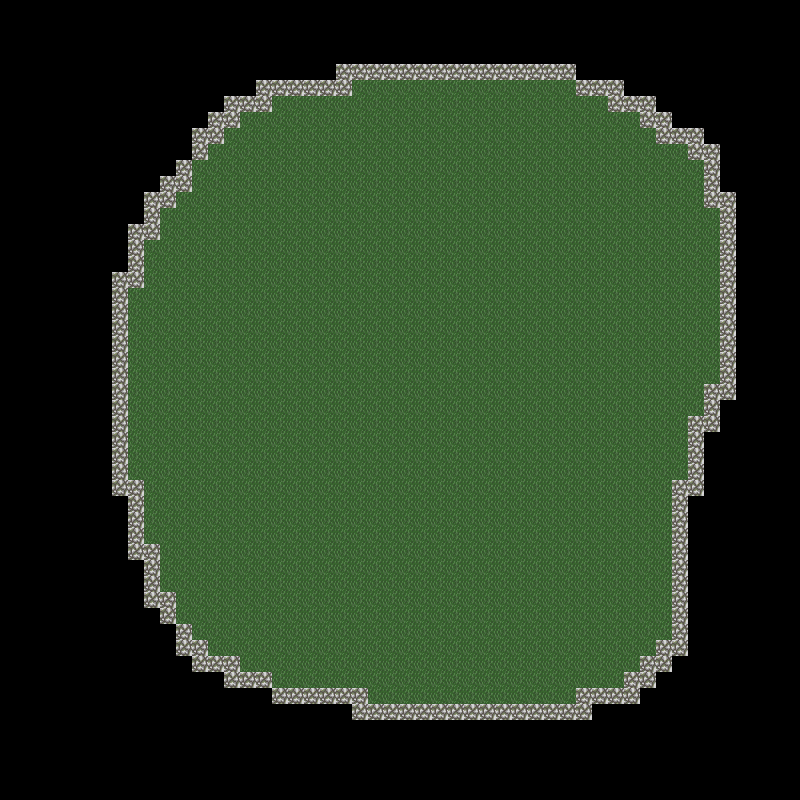

The image is a tile-based game level rendered from a .tmx file. Its description and complete source (layers, tilesets, objects, tile grids) follow:
An orthogonal 50x50 tile map with 16x16 px tiles, 1 tile layer (first tiles).

<map version="1.5" tiledversion="1.7.1" orientation="orthogonal" renderorder="left-up" width="50" height="50" tilewidth="16" tileheight="16" infinite="0" nextlayerid="2" nextobjectid="1">
 <tileset firstgid="1" source="tiles_forest.tsx" />
 <layer id="1" name="first tiles" width="50" height="50">
  <data encoding="csv">
1,1,1,1,1,1,1,1,1,1,1,1,1,1,1,1,1,1,1,1,1,1,1,1,1,1,1,1,1,1,1,1,1,1,1,1,1,1,1,1,1,1,1,1,1,1,1,1,1,1,
1,1,1,1,1,1,1,1,1,1,1,1,1,1,1,1,1,1,1,1,1,1,1,1,1,1,1,1,1,1,1,1,1,1,1,1,1,1,1,1,1,1,1,1,1,1,1,1,1,1,
1,1,1,1,1,1,1,1,1,1,1,1,1,1,1,1,1,1,1,1,1,1,1,1,1,1,1,1,1,1,1,1,1,1,1,1,1,1,1,1,1,1,1,1,1,1,1,1,1,1,
1,1,1,1,1,1,1,1,1,1,1,1,1,1,1,1,1,1,1,1,1,1,1,1,1,1,1,1,1,1,1,1,1,1,1,1,1,1,1,1,1,1,1,1,1,1,1,1,1,1,
1,1,1,1,1,1,1,1,1,1,1,1,1,1,1,1,1,1,1,1,1,17,17,17,17,17,17,17,17,17,17,17,17,17,17,17,1,1,1,1,1,1,1,1,1,1,1,1,1,1,
1,1,1,1,1,1,1,1,1,1,1,1,1,1,1,1,17,17,17,17,17,17,19,19,19,19,19,19,19,19,19,19,19,19,19,19,17,17,17,1,1,1,1,1,1,1,1,1,1,1,
1,1,1,1,1,1,1,1,1,1,1,1,1,1,17,17,17,19,19,19,19,19,19,19,19,19,19,19,19,19,19,19,19,19,19,19,19,19,17,17,17,1,1,1,1,1,1,1,1,1,
1,1,1,1,1,1,1,1,1,1,1,1,1,17,17,19,19,19,19,19,19,19,19,19,19,19,19,19,19,19,19,19,19,19,19,19,19,19,19,19,17,17,1,1,1,1,1,1,1,1,
1,1,1,1,1,1,1,1,1,1,1,1,17,17,19,19,19,19,19,19,19,19,19,19,19,19,19,19,19,19,19,19,19,19,19,19,19,19,19,19,19,17,17,17,1,1,1,1,1,1,
1,1,1,1,1,1,1,1,1,1,1,1,17,19,19,19,19,19,19,19,19,19,19,19,19,19,19,19,19,19,19,19,19,19,19,19,19,19,19,19,19,19,19,17,17,1,1,1,1,1,
1,1,1,1,1,1,1,1,1,1,1,17,19,19,19,19,19,19,19,19,19,19,19,19,19,19,19,19,19,19,19,19,19,19,19,19,19,19,19,19,19,19,19,19,17,1,1,1,1,1,
1,1,1,1,1,1,1,1,1,1,17,17,19,19,19,19,19,19,19,19,19,19,19,19,19,19,19,19,19,19,19,19,19,19,19,19,19,19,19,19,19,19,19,19,17,1,1,1,1,1,
1,1,1,1,1,1,1,1,1,17,17,19,19,19,19,19,19,19,19,19,19,19,19,19,19,19,19,19,19,19,19,19,19,19,19,19,19,19,19,19,19,19,19,19,17,17,1,1,1,1,
1,1,1,1,1,1,1,1,1,17,19,19,19,19,19,19,19,19,19,19,19,19,19,19,19,19,19,19,19,19,19,19,19,19,19,19,19,19,19,19,19,19,19,19,19,17,1,1,1,1,
1,1,1,1,1,1,1,1,17,17,19,19,19,19,19,19,19,19,19,19,19,19,19,19,19,19,19,19,19,19,19,19,19,19,19,19,19,19,19,19,19,19,19,19,19,17,1,1,1,1,
1,1,1,1,1,1,1,1,17,19,19,19,19,19,19,19,19,19,19,19,19,19,19,19,19,19,19,19,19,19,19,19,19,19,19,19,19,19,19,19,19,19,19,19,19,17,1,1,1,1,
1,1,1,1,1,1,1,1,17,19,19,19,19,19,19,19,19,19,19,19,19,19,19,19,19,19,19,19,19,19,19,19,19,19,19,19,19,19,19,19,19,19,19,19,19,17,1,1,1,1,
1,1,1,1,1,1,1,17,17,19,19,19,19,19,19,19,19,19,19,19,19,19,19,19,19,19,19,19,19,19,19,19,19,19,19,19,19,19,19,19,19,19,19,19,19,17,1,1,1,1,
1,1,1,1,1,1,1,17,19,19,19,19,19,19,19,19,19,19,19,19,19,19,19,19,19,19,19,19,19,19,19,19,19,19,19,19,19,19,19,19,19,19,19,19,19,17,1,1,1,1,
1,1,1,1,1,1,1,17,19,19,19,19,19,19,19,19,19,19,19,19,19,19,19,19,19,19,19,19,19,19,19,19,19,19,19,19,19,19,19,19,19,19,19,19,19,17,1,1,1,1,
1,1,1,1,1,1,1,17,19,19,19,19,19,19,19,19,19,19,19,19,19,19,19,19,19,19,19,19,19,19,19,19,19,19,19,19,19,19,19,19,19,19,19,19,19,17,1,1,1,1,
1,1,1,1,1,1,1,17,19,19,19,19,19,19,19,19,19,19,19,19,19,19,19,19,19,19,19,19,19,19,19,19,19,19,19,19,19,19,19,19,19,19,19,19,19,17,1,1,1,1,
1,1,1,1,1,1,1,17,19,19,19,19,19,19,19,19,19,19,19,19,19,19,19,19,19,19,19,19,19,19,19,19,19,19,19,19,19,19,19,19,19,19,19,19,19,17,1,1,1,1,
1,1,1,1,1,1,1,17,19,19,19,19,19,19,19,19,19,19,19,19,19,19,19,19,19,19,19,19,19,19,19,19,19,19,19,19,19,19,19,19,19,19,19,19,19,17,1,1,1,1,
1,1,1,1,1,1,1,17,19,19,19,19,19,19,19,19,19,19,19,19,19,19,19,19,19,19,19,19,19,19,19,19,19,19,19,19,19,19,19,19,19,19,19,19,17,17,1,1,1,1,
1,1,1,1,1,1,1,17,19,19,19,19,19,19,19,19,19,19,19,19,19,19,19,19,19,19,19,19,19,19,19,19,19,19,19,19,19,19,19,19,19,19,19,19,17,1,1,1,1,1,
1,1,1,1,1,1,1,17,19,19,19,19,19,19,19,19,19,19,19,19,19,19,19,19,19,19,19,19,19,19,19,19,19,19,19,19,19,19,19,19,19,19,19,17,17,1,1,1,1,1,
1,1,1,1,1,1,1,17,19,19,19,19,19,19,19,19,19,19,19,19,19,19,19,19,19,19,19,19,19,19,19,19,19,19,19,19,19,19,19,19,19,19,19,17,1,1,1,1,1,1,
1,1,1,1,1,1,1,17,19,19,19,19,19,19,19,19,19,19,19,19,19,19,19,19,19,19,19,19,19,19,19,19,19,19,19,19,19,19,19,19,19,19,19,17,1,1,1,1,1,1,
1,1,1,1,1,1,1,17,19,19,19,19,19,19,19,19,19,19,19,19,19,19,19,19,19,19,19,19,19,19,19,19,19,19,19,19,19,19,19,19,19,19,19,17,1,1,1,1,1,1,
1,1,1,1,1,1,1,17,17,19,19,19,19,19,19,19,19,19,19,19,19,19,19,19,19,19,19,19,19,19,19,19,19,19,19,19,19,19,19,19,19,19,17,17,1,1,1,1,1,1,
1,1,1,1,1,1,1,1,17,19,19,19,19,19,19,19,19,19,19,19,19,19,19,19,19,19,19,19,19,19,19,19,19,19,19,19,19,19,19,19,19,19,17,1,1,1,1,1,1,1,
1,1,1,1,1,1,1,1,17,19,19,19,19,19,19,19,19,19,19,19,19,19,19,19,19,19,19,19,19,19,19,19,19,19,19,19,19,19,19,19,19,19,17,1,1,1,1,1,1,1,
1,1,1,1,1,1,1,1,17,19,19,19,19,19,19,19,19,19,19,19,19,19,19,19,19,19,19,19,19,19,19,19,19,19,19,19,19,19,19,19,19,19,17,1,1,1,1,1,1,1,
1,1,1,1,1,1,1,1,17,17,19,19,19,19,19,19,19,19,19,19,19,19,19,19,19,19,19,19,19,19,19,19,19,19,19,19,19,19,19,19,19,19,17,1,1,1,1,1,1,1,
1,1,1,1,1,1,1,1,1,17,19,19,19,19,19,19,19,19,19,19,19,19,19,19,19,19,19,19,19,19,19,19,19,19,19,19,19,19,19,19,19,19,17,1,1,1,1,1,1,1,
1,1,1,1,1,1,1,1,1,17,19,19,19,19,19,19,19,19,19,19,19,19,19,19,19,19,19,19,19,19,19,19,19,19,19,19,19,19,19,19,19,19,17,1,1,1,1,1,1,1,
1,1,1,1,1,1,1,1,1,17,17,19,19,19,19,19,19,19,19,19,19,19,19,19,19,19,19,19,19,19,19,19,19,19,19,19,19,19,19,19,19,19,17,1,1,1,1,1,1,1,
1,1,1,1,1,1,1,1,1,1,17,19,19,19,19,19,19,19,19,19,19,19,19,19,19,19,19,19,19,19,19,19,19,19,19,19,19,19,19,19,19,19,17,1,1,1,1,1,1,1,
1,1,1,1,1,1,1,1,1,1,1,17,19,19,19,19,19,19,19,19,19,19,19,19,19,19,19,19,19,19,19,19,19,19,19,19,19,19,19,19,19,19,17,1,1,1,1,1,1,1,
1,1,1,1,1,1,1,1,1,1,1,17,17,19,19,19,19,19,19,19,19,19,19,19,19,19,19,19,19,19,19,19,19,19,19,19,19,19,19,19,19,17,17,1,1,1,1,1,1,1,
1,1,1,1,1,1,1,1,1,1,1,1,17,17,17,19,19,19,19,19,19,19,19,19,19,19,19,19,19,19,19,19,19,19,19,19,19,19,19,19,17,17,1,1,1,1,1,1,1,1,
1,1,1,1,1,1,1,1,1,1,1,1,1,1,17,17,17,19,19,19,19,19,19,19,19,19,19,19,19,19,19,19,19,19,19,19,19,19,19,17,17,1,1,1,1,1,1,1,1,1,
1,1,1,1,1,1,1,1,1,1,1,1,1,1,1,1,1,17,17,17,17,17,17,19,19,19,19,19,19,19,19,19,19,19,19,19,17,17,17,17,1,1,1,1,1,1,1,1,1,1,
1,1,1,1,1,1,1,1,1,1,1,1,1,1,1,1,1,1,1,1,1,1,17,17,17,17,17,17,17,17,17,17,17,17,17,17,17,1,1,1,1,1,1,1,1,1,1,1,1,1,
1,1,1,1,1,1,1,1,1,1,1,1,1,1,1,1,1,1,1,1,1,1,1,1,1,1,1,1,1,1,1,1,1,1,1,1,1,1,1,1,1,1,1,1,1,1,1,1,1,1,
1,1,1,1,1,1,1,1,1,1,1,1,1,1,1,1,1,1,1,1,1,1,1,1,1,1,1,1,1,1,1,1,1,1,1,1,1,1,1,1,1,1,1,1,1,1,1,1,1,1,
1,1,1,1,1,1,1,1,1,1,1,1,1,1,1,1,1,1,1,1,1,1,1,1,1,1,1,1,1,1,1,1,1,1,1,1,1,1,1,1,1,1,1,1,1,1,1,1,1,1,
1,1,1,1,1,1,1,1,1,1,1,1,1,1,1,1,1,1,1,1,1,1,1,1,1,1,1,1,1,1,1,1,1,1,1,1,1,1,1,1,1,1,1,1,1,1,1,1,1,1,
1,1,1,1,1,1,1,1,1,1,1,1,1,1,1,1,1,1,1,1,1,1,1,1,1,1,1,1,1,1,1,1,1,1,1,1,1,1,1,1,1,1,1,1,1,1,1,1,1,1
</data>
 </layer>
</map>
